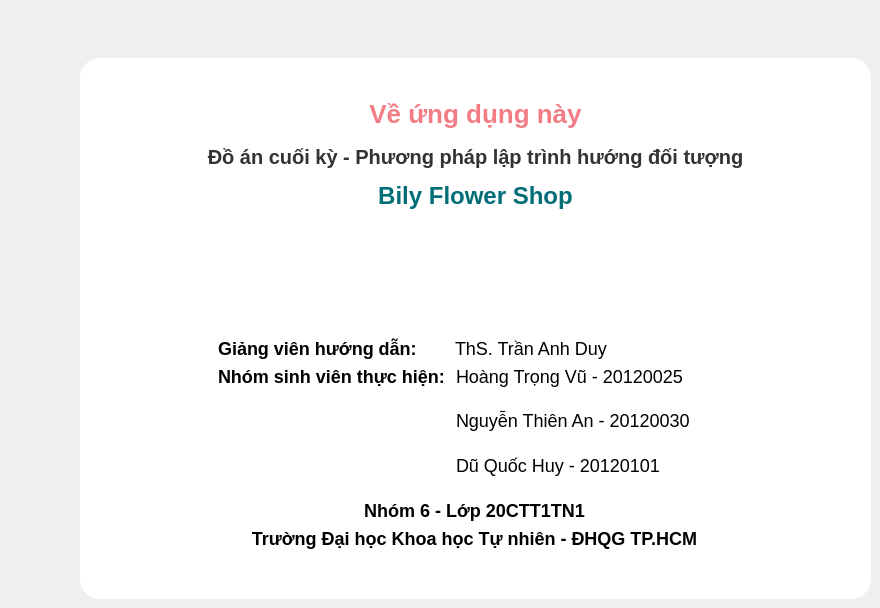
    <widget class="QWidget" name="aboutUsPage">
     <property name="styleSheet">
      <string notr="true">QWidget#aboutUsPage {
	background-color: #f5f5fa;
}</string>
     </property>
     <widget class="QWidget" name="aboutUs" native="true">
      <property name="geometry">
       <rect>
        <x>80</x>
        <y>58</y>
        <width>791</width>
        <height>541</height>
       </rect>
      </property>
      <property name="styleSheet">
       <string notr="true">QWidget#aboutUs {
	background-color: white;
	border-radius: 20px;
}

QLabel {
	font-size: 18px;
}</string>
      </property>
      <widget class="QLabel" name="label_63">
       <property name="geometry">
        <rect>
         <x>0</x>
         <y>35</y>
         <width>791</width>
         <height>41</height>
        </rect>
       </property>
       <property name="styleSheet">
        <string notr="true">font-weight: bold;
color: #f27d85;
font-size: 26px;</string>
       </property>
       <property name="text">
        <string>Về ứng dụng này</string>
       </property>
       <property name="alignment">
        <set>Qt::AlignCenter</set>
       </property>
      </widget>
      <widget class="QWidget" name="widget_41" native="true">
       <property name="geometry">
        <rect>
         <x>129</x>
         <y>280</y>
         <width>531</width>
         <height>211</height>
        </rect>
       </property>
       <layout class="QVBoxLayout" name="verticalLayout_7" stretch="0,1,0,0">
        <property name="spacing">
         <number>7</number>
        </property>
        <item>
         <widget class="QWidget" name="widget_44" native="true">
          <layout class="QHBoxLayout" name="horizontalLayout_31" stretch="0,0,1">
           <property name="topMargin">
            <number>0</number>
           </property>
           <property name="bottomMargin">
            <number>0</number>
           </property>
           <item>
            <widget class="QLabel" name="label_120">
             <property name="styleSheet">
              <string notr="true">font-weight: bold;</string>
             </property>
             <property name="text">
              <string>Giảng viên hướng dẫn:</string>
             </property>
            </widget>
           </item>
           <item>
            <spacer name="horizontalSpacer_22">
             <property name="orientation">
              <enum>Qt::Horizontal</enum>
             </property>
             <property name="sizeType">
              <enum>QSizePolicy::Fixed</enum>
             </property>
             <property name="sizeHint" stdset="0">
              <size>
               <width>32</width>
               <height>20</height>
              </size>
             </property>
            </spacer>
           </item>
           <item>
            <widget class="QLabel" name="label_121">
             <property name="text">
              <string>ThS. Trần Anh Duy</string>
             </property>
            </widget>
           </item>
          </layout>
         </widget>
        </item>
        <item>
         <widget class="QWidget" name="widget_42" native="true">
          <layout class="QHBoxLayout" name="horizontalLayout_27" stretch="0,1">
           <property name="topMargin">
            <number>0</number>
           </property>
           <property name="bottomMargin">
            <number>0</number>
           </property>
           <item>
            <widget class="QLabel" name="label_114">
             <property name="styleSheet">
              <string notr="true">font-weight: bold;</string>
             </property>
             <property name="text">
              <string>Nhóm sinh viên thực hiện:</string>
             </property>
             <property name="alignment">
              <set>Qt::AlignLeading|Qt::AlignLeft|Qt::AlignTop</set>
             </property>
            </widget>
           </item>
           <item>
            <widget class="QWidget" name="widget_43" native="true">
             <layout class="QVBoxLayout" name="verticalLayout_10">
              <property name="leftMargin">
               <number>5</number>
              </property>
              <property name="topMargin">
               <number>0</number>
              </property>
              <property name="rightMargin">
               <number>0</number>
              </property>
              <property name="bottomMargin">
               <number>0</number>
              </property>
              <item>
               <widget class="QLabel" name="label_115">
                <property name="text">
                 <string>Hoàng Trọng Vũ - 20120025</string>
                </property>
                <property name="alignment">
                 <set>Qt::AlignLeading|Qt::AlignLeft|Qt::AlignTop</set>
                </property>
               </widget>
              </item>
              <item>
               <widget class="QLabel" name="label_118">
                <property name="text">
                 <string>Nguyễn Thiên An - 20120030</string>
                </property>
                <property name="alignment">
                 <set>Qt::AlignLeading|Qt::AlignLeft|Qt::AlignTop</set>
                </property>
               </widget>
              </item>
              <item>
               <widget class="QLabel" name="label_119">
                <property name="text">
                 <string>Dũ Quốc Huy - 20120101</string>
                </property>
                <property name="alignment">
                 <set>Qt::AlignLeading|Qt::AlignLeft|Qt::AlignTop</set>
                </property>
               </widget>
              </item>
             </layout>
            </widget>
           </item>
          </layout>
         </widget>
        </item>
        <item>
         <widget class="QLabel" name="label_113">
          <property name="styleSheet">
           <string notr="true">font-weight: bold;</string>
          </property>
          <property name="text">
           <string>Nhóm 6 - Lớp 20CTT1TN1</string>
          </property>
          <property name="alignment">
           <set>Qt::AlignCenter</set>
          </property>
         </widget>
        </item>
        <item>
         <widget class="QLabel" name="label_122">
          <property name="styleSheet">
           <string notr="true">font-weight: bold;</string>
          </property>
          <property name="text">
           <string>Trường Đại học Khoa học Tự nhiên - ĐHQG TP.HCM</string>
          </property>
          <property name="alignment">
           <set>Qt::AlignCenter</set>
          </property>
         </widget>
        </item>
       </layout>
      </widget>
      <widget class="QLabel" name="label_116">
       <property name="geometry">
        <rect>
         <x>0</x>
         <y>83</y>
         <width>791</width>
         <height>31</height>
        </rect>
       </property>
       <property name="styleSheet">
        <string notr="true">font-size: 20px;
font-weight: bold;
color: #333;</string>
       </property>
       <property name="text">
        <string>Đồ án cuối kỳ - Phương pháp lập trình hướng đối tượng</string>
       </property>
       <property name="alignment">
        <set>Qt::AlignCenter</set>
       </property>
      </widget>
      <widget class="QLabel" name="label_117">
       <property name="geometry">
        <rect>
         <x>0</x>
         <y>117</y>
         <width>791</width>
         <height>41</height>
        </rect>
       </property>
       <property name="styleSheet">
        <string notr="true">font-size: 24px;
font-weight: bold;
color: #006d77;</string>
       </property>
       <property name="text">
        <string>Bily Flower Shop</string>
       </property>
       <property name="alignment">
        <set>Qt::AlignCenter</set>
       </property>
      </widget>
      <widget class="QLabel" name="label_123">
       <property name="geometry">
        <rect>
         <x>290</x>
         <y>147</y>
         <width>221</width>
         <height>151</height>
        </rect>
       </property>
       <property name="styleSheet">
        <string notr="true">border-image: url(:/images/logo2.svg) 0 0 0 0 stretch stretch;</string>
       </property>
       <property name="text">
        <string/>
       </property>
      </widget>
     </widget>
    </widget>
